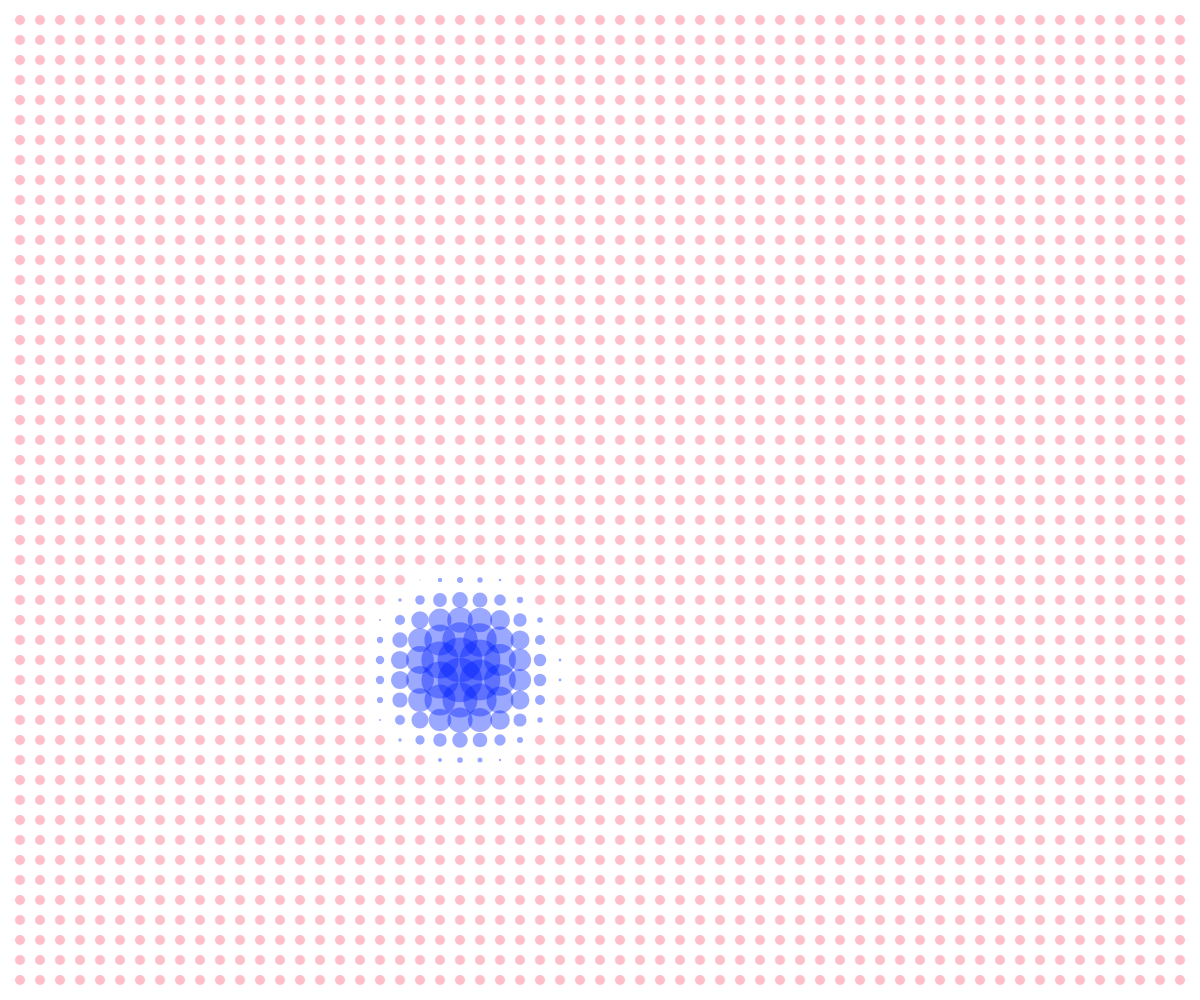
Frame 1 (no input)
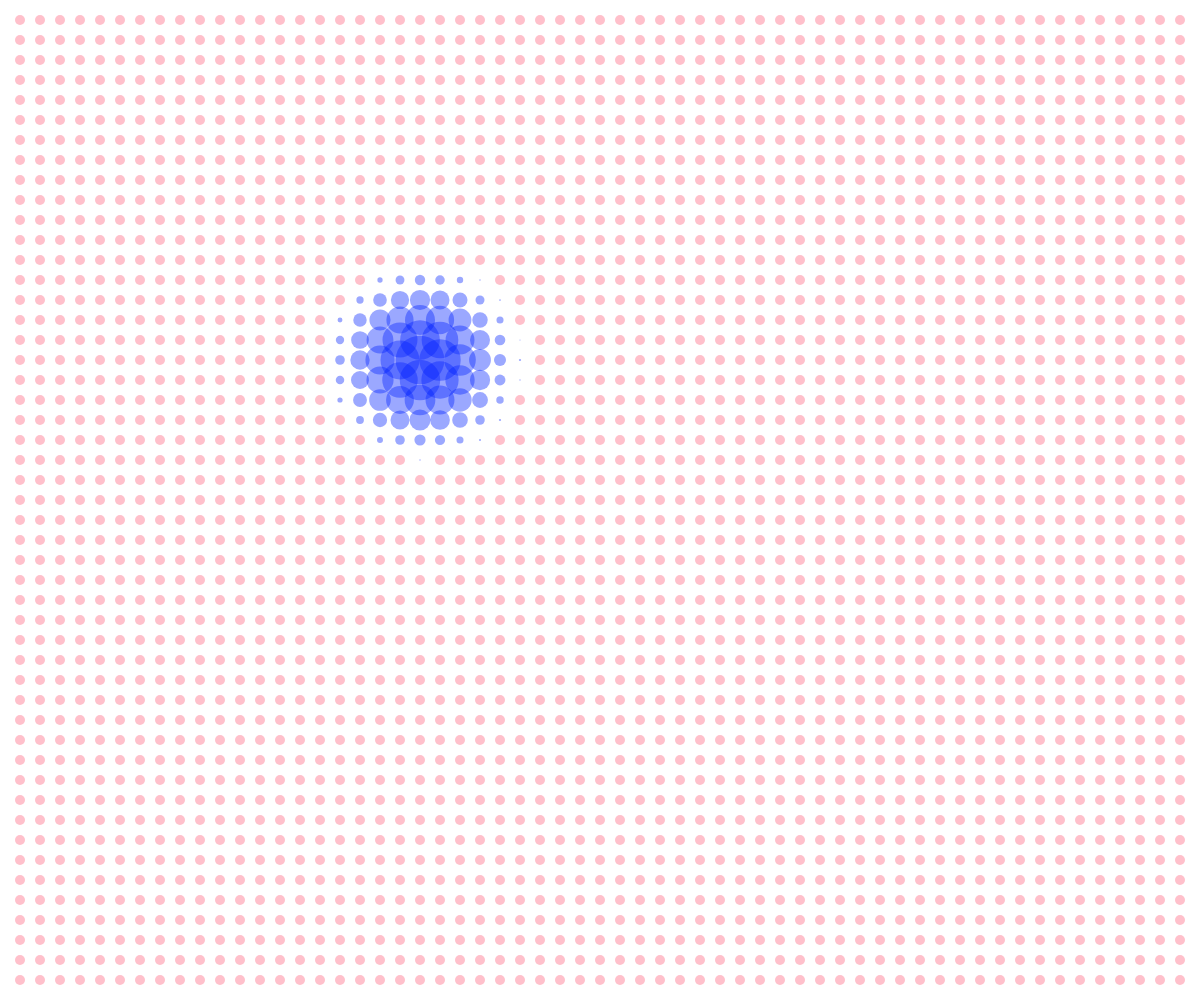
Frame 60 (no input)
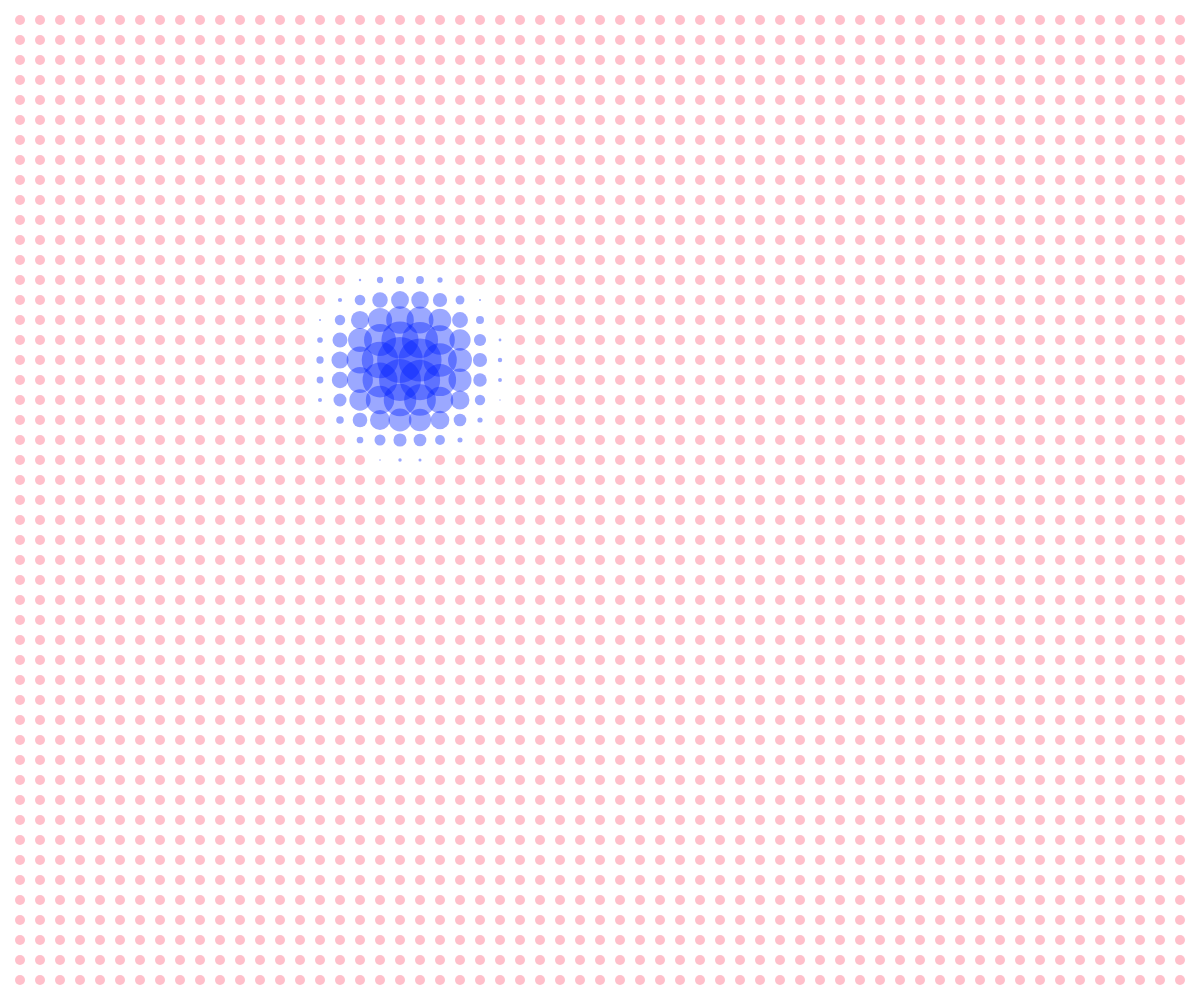
Frame 120 (the mouse pressed at the canvas centre since frame 60)

The p5.js sketch that drew these frames (run headless with seeded random() and noise() and a simulated clock; from frame 60 on, the mouse is pressed at the canvas centre):

// p5.js sketch
// ── sketch.js
let spaceX = 20,
  spaceY = 20;

function setup() {
  createCanvas(windowWidth, windowHeight);
  noStroke();
}

let seed = 0;
let increment = 0.010;

function draw() {
  background("white");

  const _y = noise(seed) * height
  const _x = noise(seed + 400) * width

  seed += increment

  //horizontal row
  for (let x = 20; x < width; x += spaceX) {
    //vertical column
    for (let y = 20; y < height; y += spaceY) {
      //figure out distance from the mouse
      let d = dist(_x, _y, x, y);
      if (d < 100) {
        fill(0, 32, 255, 100);
        //adjust diam based on distance
        diam = map(d, 0, 100, 50, 1);
      } else {
        fill("pink");
        diam = 10
      }


      ellipse(x, y, diam);
    }
  }
}
